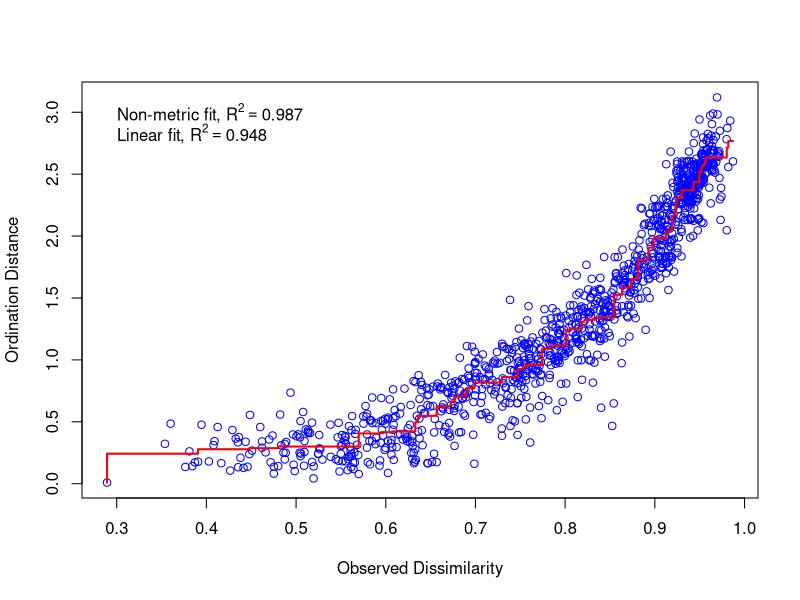
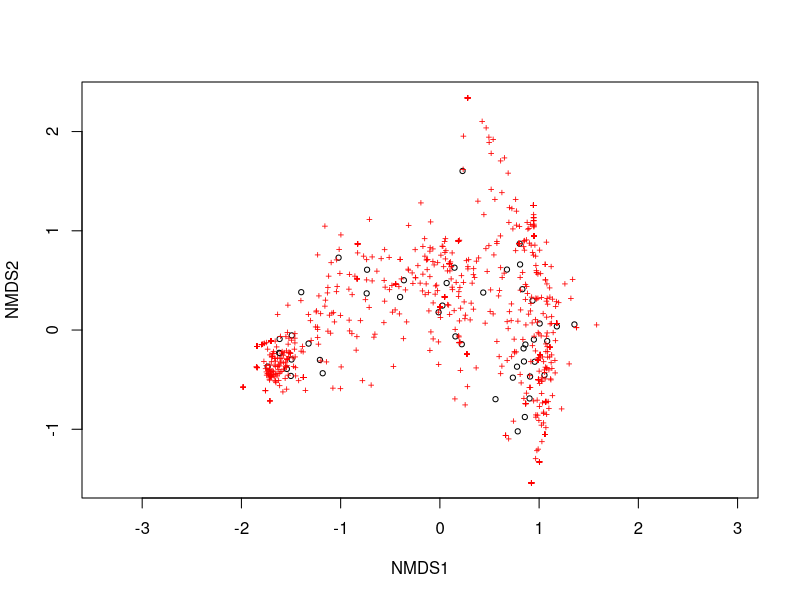
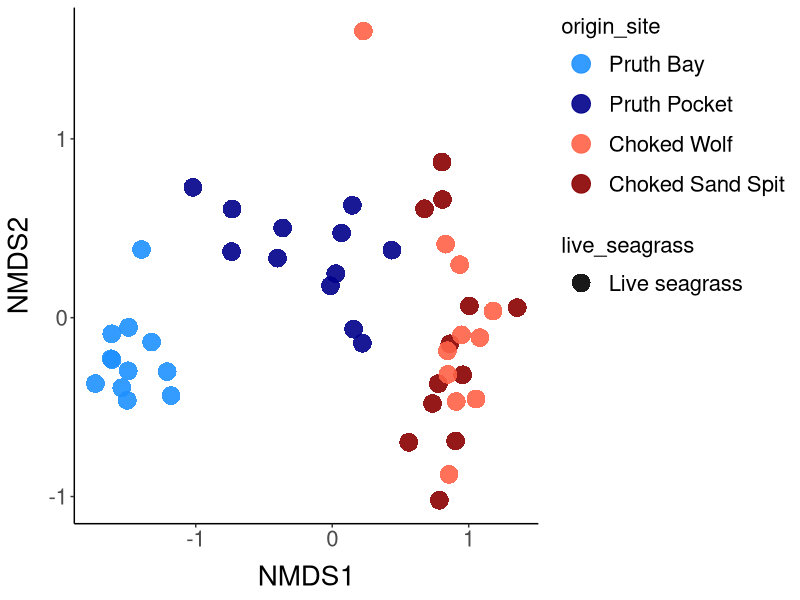
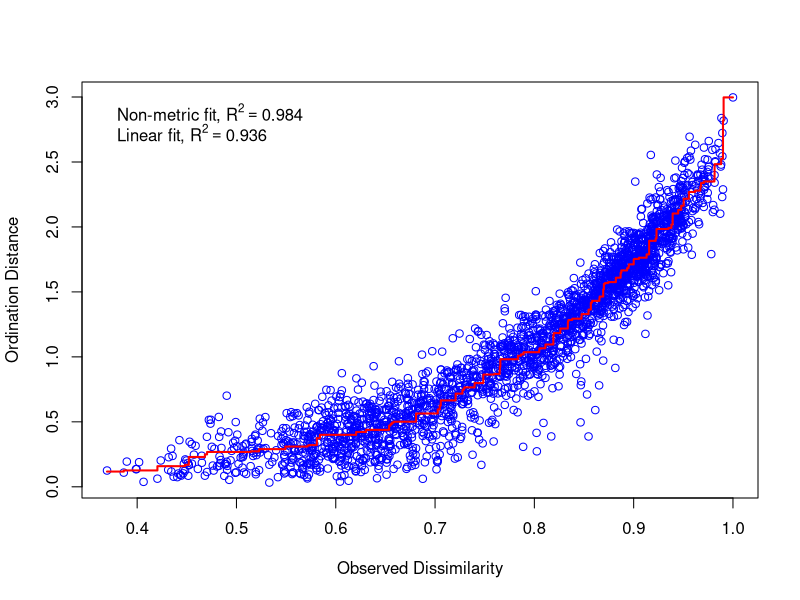
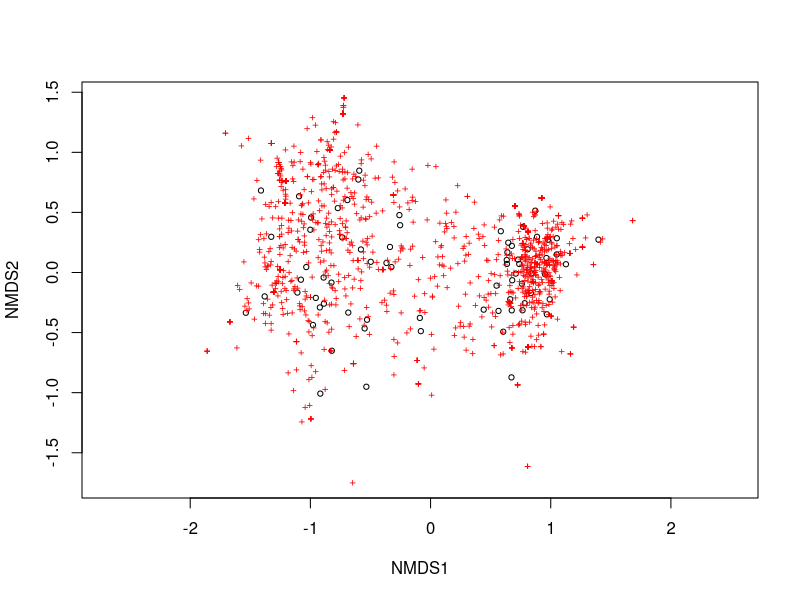
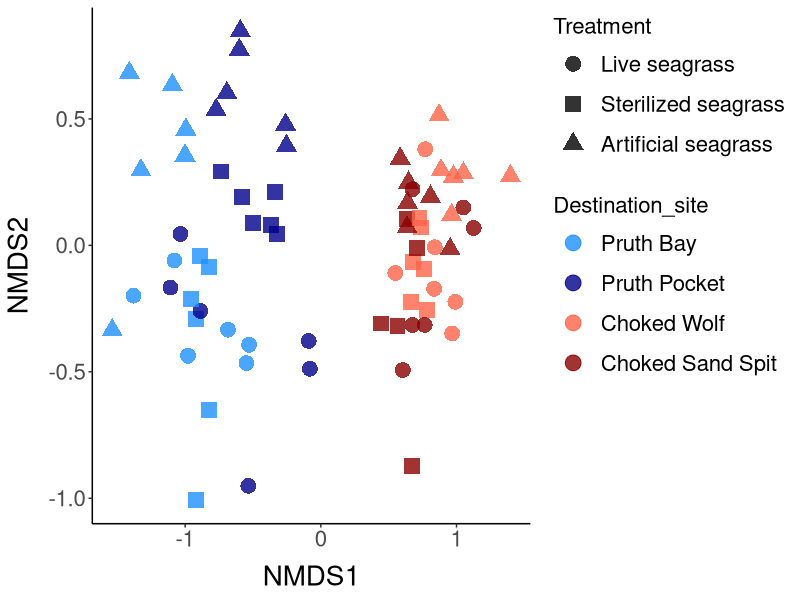
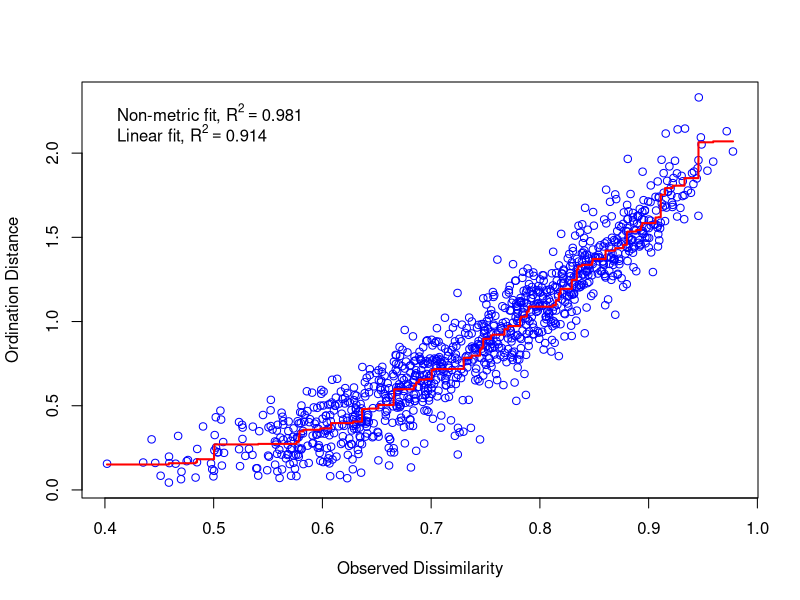
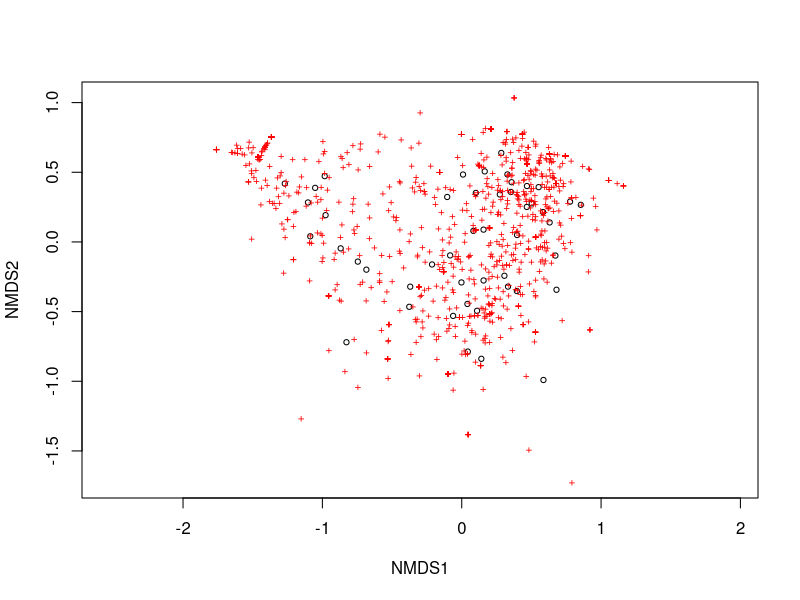

The R script that drew these images, in order:
# Project: Seagrass (Zostera marina) transplant experiment reveals core microbiome and resistance to environmental change 
# Code by: Emily Adamczyk
# Purpose: NMDS plots - all samples


# Libraries
library(vegan)
library(ggplot2)
library(reshape2)
library(dplyr)

# setting working directory
setwd("C:/Users/Emily/Documents/seagrass_transplant_experiment/data_analysis")

###Read table metadata and abundances
metadata_NMDS <- read.csv("seagrass_experiment_16s_meta_otu_900_RAREFIED_all_samples.csv", header=T)

# recode sand spit and wolf to reflect choked region, renaming treatments
metadata_NMDS <- metadata_NMDS %>% 
  dplyr::mutate(treatment=recode(treatment, "control" = "live_eelgrass"),
                treatment=recode(treatment, "sterile" = "sterile_eelgrass"),
                origin_site=recode(origin_site, "sandspit" = "choked_sand_spit"),
                origin_site=recode(origin_site, "wolf" = "choked_wolf"),
                destination=recode(destination, "sandspit" = "choked_sand_spit"),
                destination=recode(destination, "wolf" = "choked_wolf"))


#######################################################################################
#######################################################################################
#######################################################################################

# *** Note: Eelgrass "control" and "live" treatments are synonymous with "natural" (all refer to natural eelgrass)
# *** Note: Eelgrass "asu" (artificial seagrass unit) treatment is the same as artificial eelgrass


#### creating transplant column to make plots ####
names(metadata_NMDS)
metadata_NMDS$transplant_type = NA

######################
### NATURAL SHOOTS ###
######################

# initial
metadata_NMDS$transplant_type[metadata_NMDS$treatment == "live_eelgrass" & metadata_NMDS$category == "initial_eelgrass_swab"] <- "initial"

# replant
metadata_NMDS$transplant_type[as.character(metadata_NMDS$origin_site) == as.character(metadata_NMDS$destination) & metadata_NMDS$treatment == "live_eelgrass" & metadata_NMDS$category == "final_eelgrass_swab"] <- "replant"

# transplant
metadata_NMDS$transplant_type[as.character(metadata_NMDS$origin_site) != as.character(metadata_NMDS$destination) & metadata_NMDS$treatment == "live_eelgrass" & metadata_NMDS$category == "final_eelgrass_swab"] <- "transplant"

######################
### STERILE SHOOTS ###
######################

# initial
metadata_NMDS$transplant_type[metadata_NMDS$treatment == "sterile_eelgrass" & metadata_NMDS$category == "initial_eelgrass_swab"] <- "initial"

# replant
metadata_NMDS$transplant_type[as.character(metadata_NMDS$origin_site) == as.character(metadata_NMDS$destination) & metadata_NMDS$treatment == "sterile_eelgrass" & metadata_NMDS$category == "final_eelgrass_swab"] <- "replant"

# transplant
metadata_NMDS$transplant_type[as.character(metadata_NMDS$origin_site) != as.character(metadata_NMDS$destination) & metadata_NMDS$treatment == "sterile_eelgrass" & metadata_NMDS$category == "final_eelgrass_swab"] <- "transplant"

#########################
### ARTIFICIAL SHOOTS ###
#########################

# initial
metadata_NMDS$transplant_type[metadata_NMDS$treatment == "asu" & metadata_NMDS$category == "initial_eelgrass_swab"] <- "initial"

# replant
metadata_NMDS$transplant_type[as.character(metadata_NMDS$origin_site) == as.character(metadata_NMDS$destination) & metadata_NMDS$treatment == "asu" & metadata_NMDS$category == "final_eelgrass_swab"] <- "replant"

# transplant
metadata_NMDS$transplant_type[as.character(metadata_NMDS$origin_site) != as.character(metadata_NMDS$destination) & metadata_NMDS$treatment == "asu" & metadata_NMDS$category == "final_eelgrass_swab"] <- "transplant"

##################################################

#### creating secondary transplant column ####
names(metadata_NMDS)
metadata_NMDS$transplant_type_2 = NA

####################
# NATURAL SEAGRASS #
####################

# initial
metadata_NMDS$transplant_type_2[metadata_NMDS$treatment == "live_eelgrass" & metadata_NMDS$category == "initial_eelgrass_swab"] <- "initial"

# replant
metadata_NMDS$transplant_type_2[as.character(metadata_NMDS$origin_site) == as.character(metadata_NMDS$destination) & metadata_NMDS$treatment == "live_eelgrass" & metadata_NMDS$category == "final_eelgrass_swab"] <- "replant"

### transplant same region ###
# transplant same region (pruth bay to pruth pocket)
metadata_NMDS$transplant_type_2[as.character(metadata_NMDS$origin_site) == "pruth_bay" & as.character(metadata_NMDS$destination) == "pruth_pocket" & metadata_NMDS$treatment == "live_eelgrass" & metadata_NMDS$category == "final_eelgrass_swab"] <- "transplant_same_region"

# transplant same region (pruth pocket to pruth bay)
metadata_NMDS$transplant_type_2[as.character(metadata_NMDS$origin_site) == "pruth_pocket" & as.character(metadata_NMDS$destination) == "pruth_bay" & metadata_NMDS$treatment == "live_eelgrass" & metadata_NMDS$category == "final_eelgrass_swab"] <- "transplant_same_region"

# transplant same region (choked wolf to choked sand spit)
metadata_NMDS$transplant_type_2[as.character(metadata_NMDS$origin_site) == "choked_wolf" & as.character(metadata_NMDS$destination) == "choked_sand_spit" & metadata_NMDS$treatment == "live_eelgrass" & metadata_NMDS$category == "final_eelgrass_swab"] <- "transplant_same_region"

# transplant same region (choked sand spit to choked wolf)
metadata_NMDS$transplant_type_2[as.character(metadata_NMDS$origin_site) == "choked_sand_spit" & as.character(metadata_NMDS$destination) == "choked_wolf" & metadata_NMDS$treatment == "live_eelgrass" & metadata_NMDS$category == "final_eelgrass_swab"] <- "transplant_same_region"

### transplant different region ###
# transplant different region (pruth bay to choked sand spit)
metadata_NMDS$transplant_type_2[as.character(metadata_NMDS$origin_site) == "pruth_bay" & as.character(metadata_NMDS$destination) == "choked_sand_spit" & metadata_NMDS$treatment == "live_eelgrass" & metadata_NMDS$category == "final_eelgrass_swab"] <- "transplant_different_region"

# transplant different region (pruth bay to choked wolf)
metadata_NMDS$transplant_type_2[as.character(metadata_NMDS$origin_site) == "pruth_bay" & as.character(metadata_NMDS$destination) == "choked_wolf" & metadata_NMDS$treatment == "live_eelgrass" & metadata_NMDS$category == "final_eelgrass_swab"] <- "transplant_different_region"

# transplant different region (pruth pocket to choked sand spit)
metadata_NMDS$transplant_type_2[as.character(metadata_NMDS$origin_site) == "pruth_pocket" & as.character(metadata_NMDS$destination) == "choked_sand_spit" & metadata_NMDS$treatment == "live_eelgrass" & metadata_NMDS$category == "final_eelgrass_swab"] <- "transplant_different_region"

# transplant different region (pruth pocket to choked wolf)
metadata_NMDS$transplant_type_2[as.character(metadata_NMDS$origin_site) == "pruth_pocket" & as.character(metadata_NMDS$destination) == "choked_wolf" & metadata_NMDS$treatment == "live_eelgrass" & metadata_NMDS$category == "final_eelgrass_swab"] <- "transplant_different_region"

# transplant different region (choked wolf to pruth bay)
metadata_NMDS$transplant_type_2[as.character(metadata_NMDS$origin_site) == "choked_wolf" & as.character(metadata_NMDS$destination) == "pruth_bay" & metadata_NMDS$treatment == "live_eelgrass" & metadata_NMDS$category == "final_eelgrass_swab"] <- "transplant_different_region"

# transplant different region (choked wolf to pruth pocket)
metadata_NMDS$transplant_type_2[as.character(metadata_NMDS$origin_site) == "choked_wolf" & as.character(metadata_NMDS$destination) == "pruth_pocket" & metadata_NMDS$treatment == "live_eelgrass" & metadata_NMDS$category == "final_eelgrass_swab"] <- "transplant_different_region"

# transplant different region (choked sand spit to pruth bay)
metadata_NMDS$transplant_type_2[as.character(metadata_NMDS$origin_site) == "choked_sand_spit" & as.character(metadata_NMDS$destination) == "pruth_bay" & metadata_NMDS$treatment == "live_eelgrass" & metadata_NMDS$category == "final_eelgrass_swab"] <- "transplant_different_region"

# transplant different region (choked sand spit to pruth pocket)
metadata_NMDS$transplant_type_2[as.character(metadata_NMDS$origin_site) == "choked_sand_spit" & as.character(metadata_NMDS$destination) == "pruth_pocket" & metadata_NMDS$treatment == "live_eelgrass" & metadata_NMDS$category == "final_eelgrass_swab"] <- "transplant_different_region"


####################
# STERILE SEAGRASS #
####################

# initial
metadata_NMDS$transplant_type_2[metadata_NMDS$treatment == "sterile_eelgrass" & metadata_NMDS$category == "initial_eelgrass_swab"] <- "initial"

# replant
metadata_NMDS$transplant_type_2[as.character(metadata_NMDS$origin_site) == as.character(metadata_NMDS$destination) & metadata_NMDS$treatment == "sterile_eelgrass" & metadata_NMDS$category == "final_eelgrass_swab"] <- "replant"

### transplant same region ###
# transplant same region (pruth bay to pruth pocket)
metadata_NMDS$transplant_type_2[as.character(metadata_NMDS$origin_site) == "pruth_bay" & as.character(metadata_NMDS$destination) == "pruth_pocket" & metadata_NMDS$treatment == "sterile_eelgrass" & metadata_NMDS$category == "final_eelgrass_swab"] <- "transplant_same_region"

# transplant same region (pruth pocket to pruth bay)
metadata_NMDS$transplant_type_2[as.character(metadata_NMDS$origin_site) == "pruth_pocket" & as.character(metadata_NMDS$destination) == "pruth_bay" & metadata_NMDS$treatment == "sterile_eelgrass" & metadata_NMDS$category == "final_eelgrass_swab"] <- "transplant_same_region"

# transplant same region (choked wolf to choked sand spit)
metadata_NMDS$transplant_type_2[as.character(metadata_NMDS$origin_site) == "choked_wolf" & as.character(metadata_NMDS$destination) == "choked_sand_spit" & metadata_NMDS$treatment == "sterile_eelgrass" & metadata_NMDS$category == "final_eelgrass_swab"] <- "transplant_same_region"

# transplant same region (choked sand spit to choked wolf)
metadata_NMDS$transplant_type_2[as.character(metadata_NMDS$origin_site) == "choked_sand_spit" & as.character(metadata_NMDS$destination) == "choked_wolf" & metadata_NMDS$treatment == "sterile_eelgrass" & metadata_NMDS$category == "final_eelgrass_swab"] <- "transplant_same_region"

### transplant different region ###
# transplant different region (pruth bay to choked sand spit)
metadata_NMDS$transplant_type_2[as.character(metadata_NMDS$origin_site) == "pruth_bay" & as.character(metadata_NMDS$destination) == "choked_sand_spit" & metadata_NMDS$treatment == "sterile_eelgrass" & metadata_NMDS$category == "final_eelgrass_swab"] <- "transplant_different_region"

# transplant different region (pruth bay to choked wolf)
metadata_NMDS$transplant_type_2[as.character(metadata_NMDS$origin_site) == "pruth_bay" & as.character(metadata_NMDS$destination) == "choked_wolf" & metadata_NMDS$treatment == "sterile_eelgrass" & metadata_NMDS$category == "final_eelgrass_swab"] <- "transplant_different_region"

# transplant different region (pruth pocket to choked sand spit)
metadata_NMDS$transplant_type_2[as.character(metadata_NMDS$origin_site) == "pruth_pocket" & as.character(metadata_NMDS$destination) == "choked_sand_spit" & metadata_NMDS$treatment == "sterile_eelgrass" & metadata_NMDS$category == "final_eelgrass_swab"] <- "transplant_different_region"

# transplant different region (pruth pocket to choked wolf)
metadata_NMDS$transplant_type_2[as.character(metadata_NMDS$origin_site) == "pruth_pocket" & as.character(metadata_NMDS$destination) == "choked_wolf" & metadata_NMDS$treatment == "sterile_eelgrass" & metadata_NMDS$category == "final_eelgrass_swab"] <- "transplant_different_region"

# transplant different region (choked wolf to pruth bay)
metadata_NMDS$transplant_type_2[as.character(metadata_NMDS$origin_site) == "choked_wolf" & as.character(metadata_NMDS$destination) == "pruth_bay" & metadata_NMDS$treatment == "sterile_eelgrass" & metadata_NMDS$category == "final_eelgrass_swab"] <- "transplant_different_region"

# transplant different region (choked wolf to pruth pocket)
metadata_NMDS$transplant_type_2[as.character(metadata_NMDS$origin_site) == "choked_wolf" & as.character(metadata_NMDS$destination) == "pruth_pocket" & metadata_NMDS$treatment == "sterile_eelgrass" & metadata_NMDS$category == "final_eelgrass_swab"] <- "transplant_different_region"

# transplant different region (choked sand spit to pruth bay)
metadata_NMDS$transplant_type_2[as.character(metadata_NMDS$origin_site) == "choked_sand_spit" & as.character(metadata_NMDS$destination) == "pruth_bay" & metadata_NMDS$treatment == "sterile_eelgrass" & metadata_NMDS$category == "final_eelgrass_swab"] <- "transplant_different_region"

# transplant different region (choked sand spit to pruth pocket)
metadata_NMDS$transplant_type_2[as.character(metadata_NMDS$origin_site) == "choked_sand_spit" & as.character(metadata_NMDS$destination) == "pruth_pocket" & metadata_NMDS$treatment == "sterile_eelgrass" & metadata_NMDS$category == "final_eelgrass_swab"] <- "transplant_different_region"

#######################
# ARTIFICIAL SEAGRASS #
#######################

# initial
metadata_NMDS$transplant_type_2[metadata_NMDS$treatment == "asu" & metadata_NMDS$category == "initial_eelgrass_swab"] <- "initial"

# replant
metadata_NMDS$transplant_type_2[as.character(metadata_NMDS$origin_site) == as.character(metadata_NMDS$destination) & metadata_NMDS$treatment == "asu" & metadata_NMDS$category == "final_eelgrass_swab"] <- "replant"

### transplant same region ###
# transplant same region (pruth bay to pruth pocket)
metadata_NMDS$transplant_type_2[as.character(metadata_NMDS$origin_site) == "pruth_bay" & as.character(metadata_NMDS$destination) == "pruth_pocket" & metadata_NMDS$treatment == "asu" & metadata_NMDS$category == "final_eelgrass_swab"] <- "transplant_same_region"

# transplant same region (pruth pocket to pruth bay)
metadata_NMDS$transplant_type_2[as.character(metadata_NMDS$origin_site) == "pruth_pocket" & as.character(metadata_NMDS$destination) == "pruth_bay" & metadata_NMDS$treatment == "asu" & metadata_NMDS$category == "final_eelgrass_swab"] <- "transplant_same_region"

# transplant same region (choked wolf to choked sand spit)
metadata_NMDS$transplant_type_2[as.character(metadata_NMDS$origin_site) == "choked_wolf" & as.character(metadata_NMDS$destination) == "choked_sand_spit" & metadata_NMDS$treatment == "asu" & metadata_NMDS$category == "final_eelgrass_swab"] <- "transplant_same_region"

# transplant same region (choked sand spit to choked wolf)
metadata_NMDS$transplant_type_2[as.character(metadata_NMDS$origin_site) == "choked_sand_spit" & as.character(metadata_NMDS$destination) == "choked_wolf" & metadata_NMDS$treatment == "asu" & metadata_NMDS$category == "final_eelgrass_swab"] <- "transplant_same_region"

### transplant different region ###
# transplant different region (pruth bay to choked sand spit)
metadata_NMDS$transplant_type_2[as.character(metadata_NMDS$origin_site) == "pruth_bay" & as.character(metadata_NMDS$destination) == "choked_sand_spit" & metadata_NMDS$treatment == "asu" & metadata_NMDS$category == "final_eelgrass_swab"] <- "transplant_different_region"

# transplant different region (pruth bay to choked wolf)
metadata_NMDS$transplant_type_2[as.character(metadata_NMDS$origin_site) == "pruth_bay" & as.character(metadata_NMDS$destination) == "choked_wolf" & metadata_NMDS$treatment == "asu" & metadata_NMDS$category == "final_eelgrass_swab"] <- "transplant_different_region"

# transplant different region (pruth pocket to choked sand spit)
metadata_NMDS$transplant_type_2[as.character(metadata_NMDS$origin_site) == "pruth_pocket" & as.character(metadata_NMDS$destination) == "choked_sand_spit" & metadata_NMDS$treatment == "asu" & metadata_NMDS$category == "final_eelgrass_swab"] <- "transplant_different_region"

# transplant different region (pruth pocket to choked wolf)
metadata_NMDS$transplant_type_2[as.character(metadata_NMDS$origin_site) == "pruth_pocket" & as.character(metadata_NMDS$destination) == "choked_wolf" & metadata_NMDS$treatment == "asu" & metadata_NMDS$category == "final_eelgrass_swab"] <- "transplant_different_region"

# transplant different region (choked wolf to pruth bay)
metadata_NMDS$transplant_type_2[as.character(metadata_NMDS$origin_site) == "choked_wolf" & as.character(metadata_NMDS$destination) == "pruth_bay" & metadata_NMDS$treatment == "asu" & metadata_NMDS$category == "final_eelgrass_swab"] <- "transplant_different_region"

# transplant different region (choked wolf to pruth pocket)
metadata_NMDS$transplant_type_2[as.character(metadata_NMDS$origin_site) == "choked_wolf" & as.character(metadata_NMDS$destination) == "pruth_pocket" & metadata_NMDS$treatment == "asu" & metadata_NMDS$category == "final_eelgrass_swab"] <- "transplant_different_region"

# transplant different region (choked sand spit to pruth bay)
metadata_NMDS$transplant_type_2[as.character(metadata_NMDS$origin_site) == "choked_sand_spit" & as.character(metadata_NMDS$destination) == "pruth_bay" & metadata_NMDS$treatment == "asu" & metadata_NMDS$category == "final_eelgrass_swab"] <- "transplant_different_region"

# transplant different region (choked sand spit to pruth pocket)
metadata_NMDS$transplant_type_2[as.character(metadata_NMDS$origin_site) == "choked_sand_spit" & as.character(metadata_NMDS$destination) == "pruth_pocket" & metadata_NMDS$treatment == "asu" & metadata_NMDS$category == "final_eelgrass_swab"] <- "transplant_different_region"



#######################################################################################
#######################################################################################
#######################################################################################

############################################
####     Environment Settings         ######
# Making custom ggplot theme for all plots #
############################################

theme.nmds <- function(){
  theme_bw()+
    theme (axis.title.x = element_text(size=20, margin = margin(t = 10, r = 0, b = 0, l = 0)), #font size of x title
           axis.title.y = element_text(size=20, margin = margin(t = 0, r = 10, b = 0, l = 0)), #font size of y title
           axis.text = element_text(size = 16), #font size of numbers in axis
           panel.grid.major = element_blank(), #remove major grid
           panel.grid.minor = element_blank(), #remove minor grid
           axis.line = element_line(colour = "black"), #draw line in the axis
           panel.border = element_blank(), #remove lines outside the graph
           legend.title=element_text(size = 16), #remove legend title
           legend.direction = "vertical", #direction
           legend.justification = c(1, 1), legend.position = "right", #legend is top right
           legend.key.size = unit(2.0, 'lines'), #spacing between legends
           legend.text = element_text(size = 16), #font size of legend
           plot.title = element_text(hjust = 0.5, size = 16)) #center plot title and set font size
}

####################################################
# renaming treatments, sites, and transplant types #
####################################################

metadata_NMDS <- metadata_NMDS %>% 
  dplyr::mutate(treatment=recode(treatment, "live_eelgrass" = "Live seagrass"),
                treatment=recode(treatment, "sterile_eelgrass" = "Sterilized seagrass"),
                treatment=recode(treatment, "asu" = "Artificial seagrass"),
                destination=recode(destination, "choked_sand_spit" = "Choked Sand Spit"),
                destination=recode(destination, "choked_wolf" = "Choked Wolf"),
                destination=recode(destination, "pruth_bay" = "Pruth Bay"),
                destination=recode(destination, "pruth_pocket" = "Pruth Pocket"),
                origin_site=recode(origin_site, "choked_sand_spit" = "Choked Sand Spit"),
                origin_site=recode(origin_site, "choked_wolf" = "Choked Wolf"),
                origin_site=recode(origin_site, "pruth_bay" = "Pruth Bay"),
                origin_site=recode(origin_site, "pruth_pocket" = "Pruth Pocket"),
                transplant_type_2=recode(transplant_type_2, "initial" = "Initial (Day 1)"),
                transplant_type_2=recode(transplant_type_2, "replant" = "Replant (Day 5)"),
                transplant_type_2=recode(transplant_type_2, "transplant_different_region" = "Transplant different region (Day 5)"),
                transplant_type_2=recode(transplant_type_2, "transplant_same_region" = "Transplant same region (Day 5)"))

#########################
# RENAMING WATER LABELS #
#########################

# Pruth Bay
metadata_NMDS$destination[as.character(metadata_NMDS$origin_site) == "Pruth Bay" & as.character(metadata_NMDS$destination) == "na"] <- "Pruth Bay"
# Pruth Pocket
metadata_NMDS$destination[as.character(metadata_NMDS$origin_site) == "Pruth Pocket" & as.character(metadata_NMDS$destination) == "na"] <- "Pruth Pocket"
# Choked Sand Spit
metadata_NMDS$destination[as.character(metadata_NMDS$origin_site) == "Choked Sand Spit" & as.character(metadata_NMDS$destination) == "na"] <- "Choked Sand Spit"
# Choked Wolf
metadata_NMDS$destination[as.character(metadata_NMDS$origin_site) == "Choked Wolf" & as.character(metadata_NMDS$destination) == "na"] <- "Choked Wolf"
# water final
metadata_NMDS$category[as.character(metadata_NMDS$treatment) == "recovery" & as.character(metadata_NMDS$category) == "water_filters_(0.22um)"] <- "water_final"
# water initial
metadata_NMDS$category[as.character(metadata_NMDS$treatment) == "deployment" & as.character(metadata_NMDS$category) == "water_filters_(0.22um)"] <- "water_initial"
# water name
metadata_NMDS <- metadata_NMDS %>% 
  dplyr::mutate(treatment=recode(treatment, "recovery" = "Water"),
                treatment=recode(treatment, "deployment" = "Water"))
# transplant_type_2 labels
# water final
metadata_NMDS$transplant_type_2[as.character(metadata_NMDS$category) == "water_final"] <- "water_final"
# water final
metadata_NMDS$transplant_type_2[as.character(metadata_NMDS$category) == "water_initial"] <- "water_initial"



#######################################################################################
#######################################################################################
#######################################################################################

########################################
### NATURAL SEGRASS DAY 1 - FIGURE 3 ###
########################################

###select initial swab samples
initial_eelgrass_swab <- c("initial_eelgrass_swab")
initial_only <- metadata_NMDS %>% 
  dplyr::filter(category %in% initial_eelgrass_swab )

#View(initial_only)

###select control (live) only
control <- c("Live seagrass")
initial_control <- initial_only %>% 
  dplyr::filter(treatment %in% control)

#View(initial_control)

### Creating an object to store abundances only (remove first 6 columns with dplyr)
abundances_NMDS <- initial_control %>% 
  dplyr::select(-c(1:13, 2458:2459))

#Get MDS stats using matrix with only numericals (without sites' column) 
set.seed(2)
NMDS.initial.control <- metaMDS(log(abundances_NMDS+1), distance = "bray", k=2)  
NMDS.initial.control

stressplot(NMDS.initial.control)
plot(NMDS.initial.control)

#build a data frame with NMDS coordinates and metadata
MDS1 = NMDS.initial.control$points[,1]
MDS2 = NMDS.initial.control$points[,2]
NMDS = data.frame(MDS1 = MDS1, MDS2 = MDS2, origin_site = initial_control$origin_site, live_seagrass = initial_control$treatment, sample_id = initial_control$sample_id)
NMDS

#renaming columns
#setnames(data, old=c("old_name","another_old_name"), new=c("new_name", "another_new_name"))
library(data.table)
setnames(NMDS, old=c("MDS1", "MDS2", "origin_site", "live_seagrass"), new=c("NMDS1","NMDS2", "origin_site", "live_seagrass"))
NMDS

# re-order the factor levels before the plot
NMDS$origin_site <- factor(NMDS$origin_site, levels=c("Pruth Bay", "Pruth Pocket", "Choked Wolf", "Choked Sand Spit"))
NMDS$live_seagrass <- factor(NMDS$live_seagrass, levels=c("Live seagrass"))

# NMDS plot - Fig. 3
p2 <- ggplot(NMDS, aes(x=NMDS1, y=NMDS2, shape = live_seagrass, colour= origin_site)) +
  geom_point(size = 6, alpha = 0.9) +
  theme.nmds() +
  scale_shape_manual(values = c(16, 15, 17, 9)) +
  scale_colour_manual(values=c("dodgerblue", "blue4", "tomato", "darkred"))

p2


#######################################################################################
#######################################################################################
#######################################################################################

##################################################################################################
### FINAL NATURAL, ARTIFICIAL, AND STERILE DAY 5 (transplant and replant same region) - FIGURE 4 #
##################################################################################################

###select final swab samples
final <- c("final_eelgrass_swab")
final_only <- metadata_NMDS %>% 
  dplyr::filter(category %in% final)

###select final natural, artificial, sterile
all <- c("Live seagrass", "Artificial seagrass", "Sterilized seagrass")
all_final <- final_only %>% 
  dplyr::filter(treatment %in% all)

###select Transplant same region (Day 5), Replant (Day 5), and final water
region_final <- c("Transplant same region (Day 5)", "Replant (Day 5)")
all_region_final <- all_final %>% 
  dplyr::filter(transplant_type_2 %in% region_final)
arf <- all_region_final 


### Creating an object to store abundances only (remove first 6 columns with dplyr)
abundances_NMDS <- arf %>% 
  dplyr::select(-c(1:13, 2458:2459))

#Get MDS stats using matrix with only numericals (without sites' column) 
set.seed(2)
NMDS.arf <- metaMDS(log(abundances_NMDS+1), distance = "bray", k=2)  
NMDS.arf

stressplot(NMDS.arf)
plot(NMDS.arf)

#build a data frame with NMDS coordinates and metadata
MDS1 = NMDS.arf$points[,1]
MDS2 = NMDS.arf$points[,2]
NMDS = data.frame(MDS1 = MDS1, MDS2 = MDS2, Destination_site = arf$destination, Treatment = arf$treatment)
NMDS

#renaming columns
#setnames(data, old=c("old_name","another_old_name"), new=c("new_name", "another_new_name"))
library(data.table)
setnames(NMDS, old=c("MDS1", "MDS2", "Destination_site", "Treatment"), new=c("NMDS1","NMDS2", "Destination_site", "Treatment"))
NMDS

# re-order the factor levels before the plot
NMDS$Destination_site <- factor(NMDS$Destination_site, levels=c("Pruth Bay", "Pruth Pocket", "Choked Wolf", "Choked Sand Spit"))
NMDS$Destination_site
NMDS$Treatment <- factor(NMDS$Treatment, levels=c("Live seagrass", "Sterilized seagrass", "Artificial seagrass"))
NMDS$Treatment

# NMDS plot - Figure 4
p2 <- ggplot(NMDS, aes(x=NMDS1, y=NMDS2, shape = Treatment, colour=Destination_site)) +
  geom_point(size = 5, alpha = 0.8) +
  theme.nmds() +
  scale_shape_manual(values = c(16, 15, 17)) +
  #labs(title= "Final Water, ASU, live, sterile") +
  scale_colour_manual(values=c("dodgerblue", "blue4", "tomato", "darkred")) #+
#stat_ellipse(linetype = 1)

p2

#######################################################################################
#######################################################################################
#######################################################################################


#######################################################
### NATURAL ORIGIN AND DESTINATION DAY 5 - FIGURE 6A ##
#######################################################

# final NATURAL only
final <- ("final_eelgrass_swab")
live <- ("Live seagrass")
u_f <- metadata_NMDS %>% 
  dplyr::filter(category %in% final) %>% 
  dplyr::filter(treatment %in% live)

### Creating an object to store abundances only (remove first 6 columns with dplyr)
abundances_NMDS <- u_f %>% 
  dplyr::select(-c(1:13, 2458:2459))

#Get MDS stats using matrix with only numericals (without sites' column) 
set.seed(2)
NMDS.u_f <- metaMDS(log(abundances_NMDS+1), distance = "bray", k=2)  
NMDS.u_f

stressplot(NMDS.u_f)
plot(NMDS.u_f)

#build a data frame with NMDS coordinates and metadata
MDS1 = NMDS.u_f$points[,1]
MDS2 = NMDS.u_f$points[,2]
NMDS = data.frame(MDS1 = MDS1, MDS2 = MDS2, origin_site = u_f$origin_site, destination = u_f$destination, sample_id = u_f$sample_id)
NMDS

#renaming columns
#(data, old=c("old_name","another_old_name"), new=c("new_name", "another_new_name"))
library(data.table)
setnames(NMDS, old=c("MDS1", "MDS2", "origin_site", "destination"), new=c("NMDS1","NMDS2", "Original_site", "Destination_site"))
NMDS

# re-order the factor levels before the plot
NMDS$Original_site
NMDS$Original_site <- factor(NMDS$Original_site, levels=c("Pruth Bay", "Pruth Pocket", "Choked Wolf", "Choked Sand Spit"))

# plot NMDS - Figure 6A
p2 <- ggplot(NMDS, aes(x=NMDS1, y=NMDS2, shape = Destination_site, color = Original_site)) +
  geom_point(size = 7) +
  theme.nmds() +
  scale_shape_manual(values = c(16, 79, 15, 17)) +
  scale_colour_manual(values=c("dodgerblue", "blue4", "tomato", "darkred"))

p2

########################################################
### STERILE ORIGIN AND DESTINATION DAY 5 - FIGURE 6B ###
########################################################

# final sterile only
final <- ("final_eelgrass_swab")
sterile <- ("Sterilized seagrass")
s_f <- metadata_NMDS %>% 
  dplyr::filter(category %in% final) %>% 
  dplyr::filter(treatment %in% sterile)

### Creating an object to store abundances only (remove first 6 columns with dplyr)
abundances_NMDS <- s_f %>% 
  dplyr::select(-c(1:13, 2458:2459))

#Get MDS stats using matrix with only numericals (without sites' column) 
set.seed(2)
NMDS.s_f <- metaMDS(log(abundances_NMDS+1), distance = "bray", k=2)  
NMDS.s_f

stressplot(NMDS.s_f)
plot(NMDS.s_f)

#build a data frame with NMDS coordinates and metadata
MDS1 = NMDS.s_f$points[,1]
MDS2 = NMDS.s_f$points[,2]
NMDS = data.frame(MDS1 = MDS1, MDS2 = MDS2, origin_site = s_f$origin_site, destination = s_f$destination, sample_id = s_f$sample_id)
NMDS


#renaming columns
#(data, old=c("old_name","another_old_name"), new=c("new_name", "another_new_name"))
library(data.table)
setnames(NMDS, old=c("MDS1", "MDS2", "origin_site", "destination"), new=c("NMDS1","NMDS2", "Original_site", "Destination_site"))
NMDS

# re-order the factor levels before the plot
NMDS$Original_site
NMDS$Original_site <- factor(NMDS$Original_site, levels=c("Pruth Bay", "Pruth Pocket", "Choked Wolf", "Choked Sand Spit"))

# NMDS plot - FIGURE 6B
p2 <- ggplot(NMDS, aes(x=NMDS1, y=NMDS2, shape = Destination_site, color = Original_site)) +
  geom_point(size = 7) +
  theme.nmds() +
  scale_shape_manual(values = c(16, 79, 15, 17)) +
  scale_colour_manual(values=c("dodgerblue", "blue4", "tomato", "darkred"))

p2

###########################################################
### ARTIFICIAL ORIGIN AND DESTINATION DAY 5 - FIGURE 6C ###
###########################################################

# final artificial only
final <- ("final_eelgrass_swab")
asu <- ("Artificial seagrass")
asu_f <- metadata_NMDS %>% 
  dplyr::filter(category %in% final) %>% 
  dplyr::filter(treatment %in% asu)

### Creating an object to store abundances only (remove first 6 columns with dplyr)
abundances_NMDS <- asu_f %>% 
  dplyr::select(-c(1:13, 2458:2459))

#Get MDS stats using matrix with only numericals (without sites' column) 
set.seed(2)
NMDS.asu_f <- metaMDS(log(abundances_NMDS+1), distance = "bray", k=2)  
NMDS.asu_f

stressplot(NMDS.asu_f)
plot(NMDS.asu_f)

#build a data frame with NMDS coordinates and metadata
MDS1 = NMDS.asu_f$points[,1]
MDS2 = NMDS.asu_f$points[,2]
NMDS = data.frame(MDS1 = MDS1, MDS2 = MDS2, origin_site = asu_f$origin_site, destination = asu_f$destination, sample_id = asu_f$sample_id)
NMDS

#renaming columns
#(data, old=c("old_name","another_old_name"), new=c("new_name", "another_new_name"))
library(data.table)
setnames(NMDS, old=c("MDS1", "MDS2", "origin_site", "destination"), new=c("NMDS1","NMDS2", "Original_site", "Destination_site"))
NMDS

# re-order the factor levels before the plot
NMDS$Original_site <- factor(NMDS$Original_site, levels=c("Pruth Bay", "Pruth Pocket", "Choked Wolf", "Choked Sand Spit"))
NMDS$Original_site

# plot NMDS - FIGURE 6C
p2 <- ggplot(NMDS, aes(x=NMDS1, y=NMDS2, shape = Destination_site, color = Original_site)) +
  geom_point(size = 7) +
  theme.nmds() +
  scale_shape_manual(values = c(16, 79, 15, 17)) +
  scale_colour_manual(values=c("dodgerblue", "blue4", "tomato", "darkred"))

p2


#######################################################################################
#######################################################################################
#######################################################################################


#######################################################################
### FINAL NATURAL, ARTIFICIAL, STERILE, AND WATER DAY 5 - FIGURE S2 ###
#######################################################################

###select final swab samples
final <- c("final_eelgrass_swab")
final_only <- metadata_NMDS %>% 
  dplyr::filter(category %in% final )

###select final control, sterile, asu, water
all_final <- c("Sterilized seagrass", "Artificial seagrass", "Live seagrass")
final_seagrasses <- final_only %>% 
  dplyr::filter(treatment %in% all_final)


# selecting final water only
final_water <- c("water_final")
final_water_only <- metadata_NMDS %>% 
  dplyr::filter(category %in% final_water)

# combining all 4 treatments
acs <- bind_rows(list(final_seagrasses, final_water_only))

### Creating an object to store abundances only (remove first 6 columns with dplyr)
abundances_NMDS <- acs %>% 
  dplyr::select(-c(1:13, 2458:2459))

#Get MDS stats using matrix with only numericals (without sites' column) 
set.seed(2)
NMDS.acs <- metaMDS(log(abundances_NMDS+1), distance = "bray", k=2)  
NMDS.acs

stressplot(NMDS.acs)
plot(NMDS.acs)

#build a data frame with NMDS coordinates and metadata
MDS1 = NMDS.acs$points[,1]
MDS2 = NMDS.acs$points[,2]
NMDS = data.frame(MDS1 = MDS1, MDS2 = MDS2, Destination_site = acs$destination, Treatment = acs$treatment)
NMDS

#renaming columns
#setnames(data, old=c("old_name","another_old_name"), new=c("new_name", "another_new_name"))
library(data.table)
setnames(NMDS, old=c("MDS1", "MDS2", "Destination_site", "Treatment"), new=c("NMDS1","NMDS2", "Destination_site", "Treatment"))
NMDS

# re-order the factor levels before the plot
NMDS$Destination_site
NMDS$Destination_site <- factor(NMDS$Destination_site, levels=c("Pruth Bay", "Pruth Pocket", "Choked Wolf", "Choked Sand Spit"))
NMDS$Treatment
NMDS$Treatment <- factor(NMDS$Treatment, levels=c("Live seagrass", "Sterilized seagrass", "Artificial seagrass", "Water"))


# NMDS plot - Figure S2
p2 <- ggplot(NMDS, aes(x=NMDS1, y=NMDS2, shape = Treatment, colour=Destination_site)) +
  geom_point(size = 5, alpha = 0.8) +
  theme.nmds() +
  scale_shape_manual(values = c(16, 15, 17, 8)) +
  #labs(title= "Final Water, ASU, live, sterile") +
  scale_colour_manual(values=c("dodgerblue", "blue4", "tomato", "darkred")) #+
#stat_ellipse(linetype = 1)

p2

#######################################################################################
#######################################################################################
#######################################################################################


##########################################################################
### INITIAL NATURAL AND FINAL NATURAL (REPLANT + TRANSPLANT) - FIGURE S3 #
##########################################################################

# natural only
cont <- ("Live seagrass")
cont2 <- (metadata_NMDS) %>% 
  dplyr::filter(treatment %in% cont)

### Creating an object to store abundances only (remove first 6 columns with dplyr)
abundances_NMDS <- cont2 %>% 
  dplyr::select(-c(1:13, 2458:2459))

#Get MDS stats using matrix with only numericals (without sites' column) 
set.seed(2)
NMDS.cont2 <- metaMDS(log(abundances_NMDS+1), distance = "bray", k=2)  
NMDS.cont2

stressplot(NMDS.cont2)
plot(NMDS.cont2)

#build a data frame with NMDS coordinates and metadata
MDS1 = NMDS.cont2$points[,1]
MDS2 = NMDS.cont2$points[,2]
NMDS = data.frame(MDS1 = MDS1, MDS2 = MDS2, origin_site = cont2$origin_site, transplant_type = cont2$transplant_type_2, sample_id = cont2$sample_id)
NMDS

#renaming columns
#(data, old=c("old_name","another_old_name"), new=c("new_name", "another_new_name"))
library(data.table)
setnames(NMDS, old=c("MDS1", "MDS2", "origin_site", "transplant_type"), new=c("NMDS1","NMDS2", "Original_site", "Transplant_type"))
NMDS

# re-order the factor levels before the plot
NMDS$Original_site
NMDS$Original_site <- factor(NMDS$Original_site, levels=c("Pruth Bay", "Pruth Pocket", "Choked Wolf", "Choked Sand Spit"))
NMDS$Transplant_type
NMDS$Transplant_type <- factor(NMDS$Transplant_type, levels=c("Initial (Day 1)", "Replant (Day 5)", "Transplant same region (Day 5)","Transplant different region (Day 5)"))


# plot NMDS - Figure S3
p2 <- ggplot(NMDS, aes(x=NMDS1, y=NMDS2, shape = Transplant_type, color = Original_site)) +
  geom_point(size = 6, alpha = 0.9) +
  theme.nmds() +
  scale_shape_manual(values = c(16, 79, 15, 17)) +
  scale_colour_manual(values=c("dodgerblue", "blue4", "tomato", "darkred"))

p2
